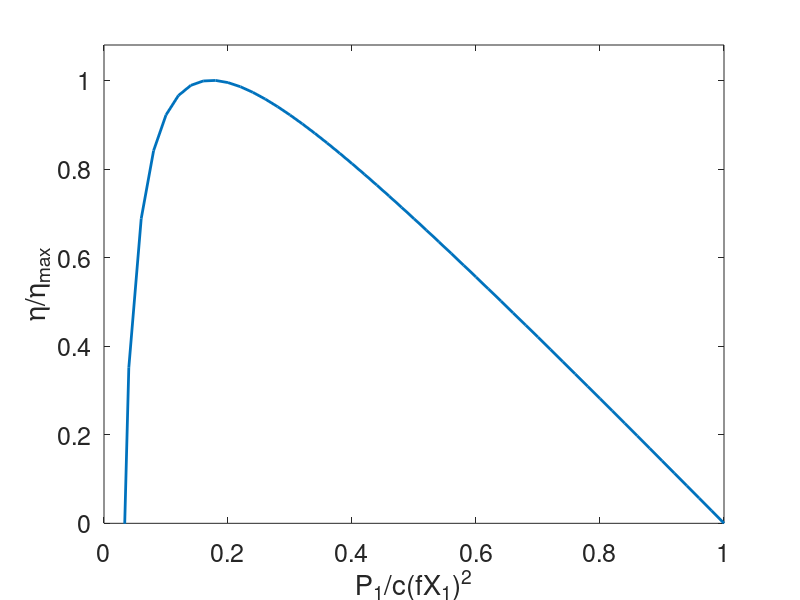

This chart was generated by the following MATLAB code:
%Plot figure 1 of the paper
%Jinyun Tang (jinyuntang@lbl.gov)
%Created on May, 2024

close all;
clear all;
clc;

p=(0:0.02:1);
epsl=0.03;

y=(1-p).*(1-epsl./p);
y=y./max(y);
plot(p,y,'LineWidth',2);
xlabel('P_1/c(fX_1)^2','FontSize',18);
ylabel('\eta/\eta_m_a_x','FontSize',18);
ylim([0,1.08]);
set(gca,'FontSize',18);